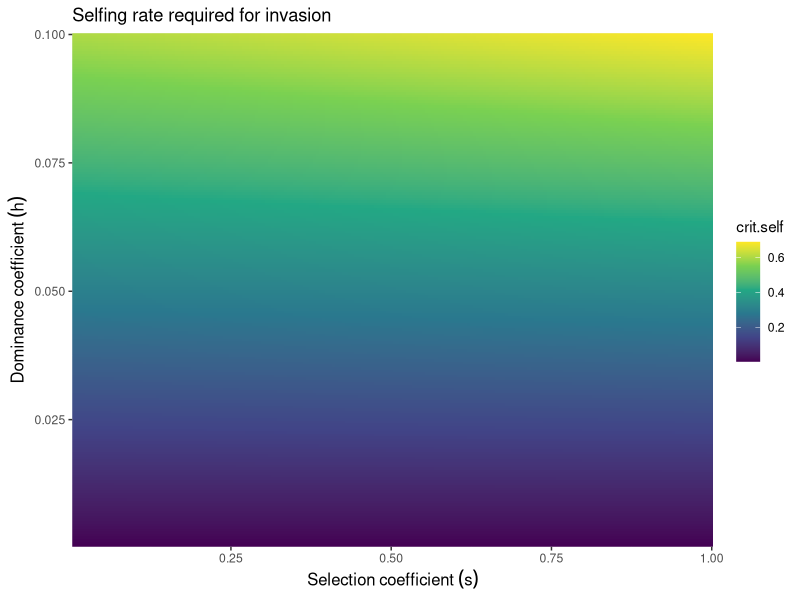

Recreate this plot in R.
# Yaniv Brandvain 
# Altruistic load
# Plotting invasion criteria  [Figure 1]
# March 15th 2022

library(tidyverse)
library(viridis)
crossing(h = seq(0.0005,.1,length = 200),
         s = seq(0.005 ,1,length = 200))%>% 
  mutate(crit.self = 2*h *(3 + h *s) / (1-h*s)) %>%
  ggplot(aes(x = s, y = h, fill=crit.self))+
  geom_raster()+
  scale_fill_viridis_c()+
  scale_x_continuous(expand = c(0,0))+
  scale_y_continuous(expand = c(0,0))+
  labs(x = expression(Selection~coefficient~(s)),
       y = expression(Dominance~coefficient~(h)),
       title = "Selfing rate required for invasion")+
  theme(        axis.title =  element_text(size=12))

